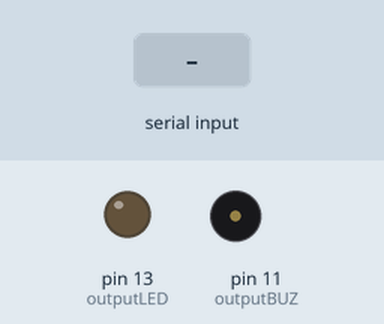
Simulated run of this sketch. Board: Arduino Uno, built with avr-gcc and run on an emulated ATmega328P. Shown: output pins drawn as LEDs (lit = HIGH), buzzer (waves = sounding). The test bench sets the inputs (shaded band).

Above: at 1.2 s.
1.3 s: "a\n" received over Serial
At 3.4 s:
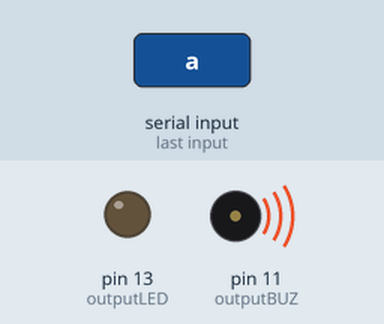
4.3 s: byte 97 ('a') received over Serial
At 5.9 s:
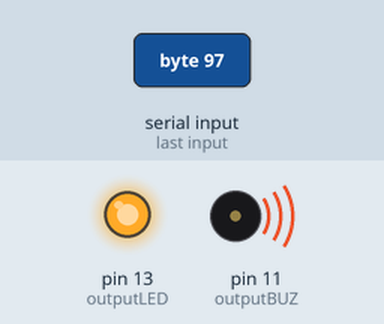
7.3 s: "A\n" received over Serial
At 10.0 s:
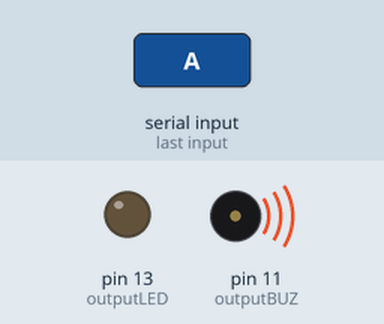
10.3 s: "b\n" received over Serial
At 11.2 s:
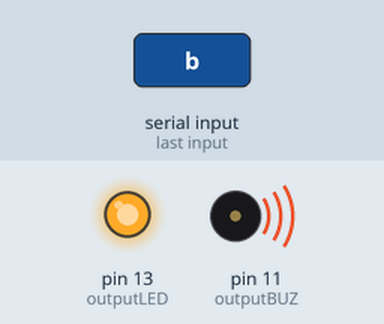
Timing chart, 0 to 14.3 s (numbered marks = the images above; inputs shaded):
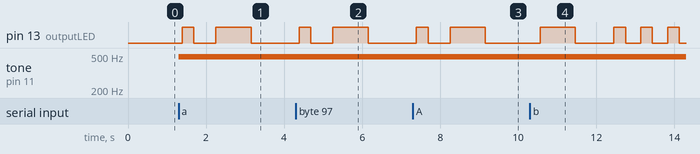

The sketch:

Morse_code_generator.ino
```cpp
#define outputLED 13 // LED output pin
#define outputBUZ 11 //  Buzzer pin


void setup() {
 pinMode(outputLED,OUTPUT);
 pinMode(outputBUZ,OUTPUT);
 Serial.begin(9600);
}

String letters="";
char letter;


void loop() {

  if(Serial.available()>0){

    letter= Serial.read();


    if(letter=='a'||letter=='A'){dot();dash();}

    else if(letter=='b'||letter=='B'){dash();dot();dot();dot();} //B

    else if(letter=='c'||letter=='C'){dash();dot();dash();dot();} //C

    else if(letter=='d'||letter=='D'){dash();dot();dot();} //D

    else if(letter=='e'||letter=='E'){dot();}

    else if(letter=='f'||letter=='F'){dot();dot();dash();dot();}

    else if(letter=='g'||letter=='G'){dash();dash();dot();}

    else if(letter=='h'||letter=='H'){dot();dot();dot();dot();}

    else if(letter=='i'||letter=='I'){dot();dot();}

    else if(letter=='j'||letter=='J'){dot();dash();dash();dash();}

    else if(letter=='k'||letter=='K'){dash();dot();dash();}

    else if(letter=='l'||letter=='L'){dot();dash();dot();dot();}

    else if(letter=='m'||letter=='M'){dash();dash();}

    else if(letter=='n'||letter=='N'){dash();dot();}

    else if(letter=='o'||letter=='O'){dash();dash();dash();}

    else if(letter=='p'||letter=='P'){dot();dash();dash();dot();}

    else if(letter=='q'||letter=='Q'){dash();dash();dot();dash();}

    else if(letter=='r'||letter=='R'){dot();dash();dot();}

    else if(letter=='s'||letter=='S'){dot();dot();dot();}

    else if(letter=='t'||letter=='T'){dash();}

    else if(letter=='u'||letter=='U'){dot();dot();dash();}

    else if(letter=='v'||letter=='V'){dot();dot();dot();dash();}

    else if(letter=='w'||letter=='W'){dot();dash();dash();}

    else if(letter=='x'||letter=='X'){dash();dot();dot();dash();}

    else if(letter=='y'||letter=='Y'){dash();dot();dash();dash();}

    else if(letter=='z'||letter=='Z'){dash();dash();dot();dot();}

    else if(letter=='.'){dot();dash();dot();dash();dot();dash();}

    else if(letter==','){dash();dash();dot();dot();dash();dash();}

    if(letter!='\n'){
      letters+=letter;
    }


 }
}

void dot(){
  beep(300,outputBUZ);
  digitalWrite(outputLED,HIGH);
  delay(300);
  digitalWrite(outputLED,LOW);
  delay(300);
  }

///////////////
//1 DASH=3 DOTS: delay ce onda biti 3 puta veci
///////////////
void dash(){
  beep(900,outputBUZ);
  digitalWrite(outputLED,HIGH);
  delay(900);
  digitalWrite(outputLED,LOW);
  delay(900);
  }

void beep(byte delayms,int pin){
  analogWrite(pin,120);
  delay(delayms);
  analogWrite(pin,0);
  delay(delayms);
  }
```

Measured:
- after the input at 1.3 s, pin 13 (outputLED): LOW → HIGH after 0.09 s, → LOW 0.30 s later, → HIGH 0.56 s later, → LOW 0.90 s later; tone on pin 11 (outputBUZ): silent → 490 Hz at once
- after the input at 4.3 s, pin 13 (outputLED): LOW → HIGH after 0.09 s, → LOW 0.30 s later, → HIGH 0.56 s later, → LOW 0.90 s later
- after the input at 7.3 s, pin 13 (outputLED): LOW → HIGH after 0.09 s, → LOW 0.30 s later, → HIGH 0.56 s later, → LOW 0.90 s later
- after the input at 10.3 s, pin 13 (outputLED): LOW → HIGH after 0.27 s, → LOW 0.90 s later, → HIGH 0.99 s later, → LOW 0.30 s later, … (8 changes in this stretch)
